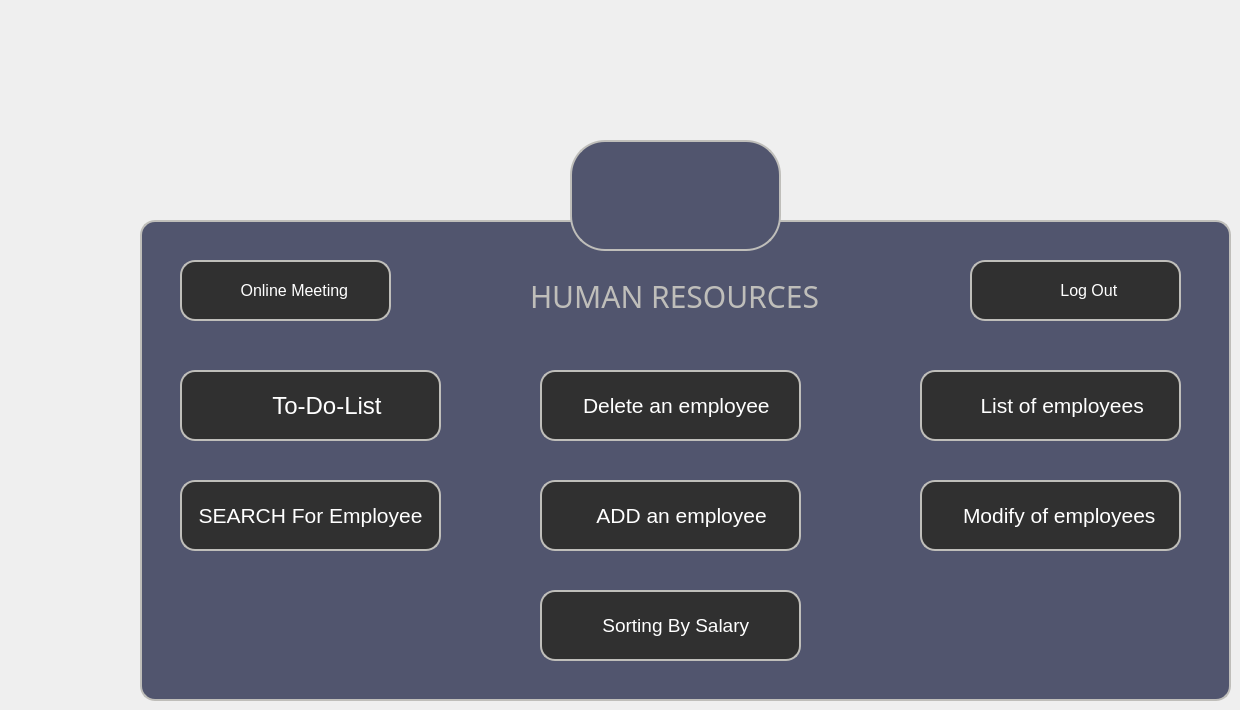
    <widget class="QWidget" name="tab_2">
     <property name="styleSheet">
      <string notr="true">*{
	background:url(C:/thefinalproject/icons/menu.png) ;
}</string>
     </property>
     <attribute name="title">
      <string>Tab 2 mhr</string>
     </attribute>
     <widget class="QFrame" name="Qframe">
      <property name="geometry">
       <rect>
        <x>140</x>
        <y>220</y>
        <width>1091</width>
        <height>481</height>
       </rect>
      </property>
      <property name="styleSheet">
       <string notr="true">QFrame
{
	background:#51556e;
border: 2px solid #bfbeba;
    border-radius:15px;
}</string>
      </property>
      <property name="frameShape">
       <enum>QFrame::StyledPanel</enum>
      </property>
      <property name="frameShadow">
       <enum>QFrame::Raised</enum>
      </property>
      <widget class="QLabel" name="label_7">
       <property name="geometry">
        <rect>
         <x>390</x>
         <y>50</y>
         <width>301</width>
         <height>51</height>
        </rect>
       </property>
       <property name="font">
        <font>
         <family>century gothic</family>
         <pointsize>-1</pointsize>
        </font>
       </property>
       <property name="styleSheet">
        <string notr="true">*{
    font-family:century gothic;border:none;
    font-size:30px;
	color:#bfbeba;
}

</string>
       </property>
       <property name="text">
        <string>HUMAN RESOURCES</string>
       </property>
      </widget>
      <widget class="QPushButton" name="ADD_PUSH">
       <property name="geometry">
        <rect>
         <x>400</x>
         <y>260</y>
         <width>261</width>
         <height>71</height>
        </rect>
       </property>
       <property name="font">
        <font>
         <pointsize>16</pointsize>
        </font>
       </property>
       <property name="styleSheet">
        <string notr="true">*{
color:white;
border: 2px solid #bfbeba;
border-radius: 15px;
background:#303030;
}

*:hover
{
	color:#303030;
	border-radius:15px;
	background:white
}</string>
       </property>
       <property name="text">
        <string>    ADD an employee</string>
       </property>
       <property name="icon">
        <iconset resource="icons.qrc">
         <normaloff>:/new/prefix1/icons/add.png</normaloff>:/new/prefix1/icons/add.png</iconset>
       </property>
       <property name="iconSize">
        <size>
         <width>29</width>
         <height>29</height>
        </size>
       </property>
      </widget>
      <widget class="QPushButton" name="DEL_PUSH">
       <property name="geometry">
        <rect>
         <x>400</x>
         <y>150</y>
         <width>261</width>
         <height>71</height>
        </rect>
       </property>
       <property name="font">
        <font>
         <pointsize>16</pointsize>
        </font>
       </property>
       <property name="styleSheet">
        <string notr="true">*{
color:white;
border-radius: 15px;
border: 2px solid #bfbeba;
background:#303030;
}

*:hover
{
	color:#303030;
	border-radius:15px;
	background:white
}</string>
       </property>
       <property name="text">
        <string>  Delete an employee</string>
       </property>
       <property name="icon">
        <iconset resource="icons.qrc">
         <normaloff>:/new/prefix1/icons/delete.png</normaloff>:/new/prefix1/icons/delete.png</iconset>
       </property>
       <property name="iconSize">
        <size>
         <width>29</width>
         <height>29</height>
        </size>
       </property>
      </widget>
      <widget class="QPushButton" name="LIST_PUSH">
       <property name="geometry">
        <rect>
         <x>780</x>
         <y>150</y>
         <width>261</width>
         <height>71</height>
        </rect>
       </property>
       <property name="font">
        <font>
         <pointsize>16</pointsize>
        </font>
       </property>
       <property name="styleSheet">
        <string notr="true">*{
color:white;
border-radius: 15px;
border: 2px solid #bfbeba;
background:#303030;
}

*:hover
{
	color:#303030;
	border-radius:15px;
	background:white
}</string>
       </property>
       <property name="text">
        <string>    List of employees</string>
       </property>
       <property name="icon">
        <iconset resource="icons.qrc">
         <normaloff>:/new/prefix1/icons/list.png</normaloff>:/new/prefix1/icons/list.png</iconset>
       </property>
       <property name="iconSize">
        <size>
         <width>29</width>
         <height>40</height>
        </size>
       </property>
      </widget>
      <widget class="QPushButton" name="MOD_PUSH">
       <property name="geometry">
        <rect>
         <x>780</x>
         <y>260</y>
         <width>261</width>
         <height>71</height>
        </rect>
       </property>
       <property name="font">
        <font>
         <pointsize>16</pointsize>
        </font>
       </property>
       <property name="styleSheet">
        <string notr="true">*{
color:white;
border-radius: 15px;
border: 2px solid #bfbeba;
background:#303030;
}

*:hover
{
	color:#303030;
	border-radius:15px;
	background:white
}</string>
       </property>
       <property name="text">
        <string>   Modify of employees</string>
       </property>
       <property name="icon">
        <iconset resource="icons.qrc">
         <normaloff>:/new/prefix1/icons/edit.png</normaloff>:/new/prefix1/icons/edit.png</iconset>
       </property>
       <property name="iconSize">
        <size>
         <width>29</width>
         <height>40</height>
        </size>
       </property>
      </widget>
      <widget class="QPushButton" name="SORT_PUSH">
       <property name="geometry">
        <rect>
         <x>400</x>
         <y>370</y>
         <width>261</width>
         <height>71</height>
        </rect>
       </property>
       <property name="font">
        <font>
         <pointsize>14</pointsize>
        </font>
       </property>
       <property name="styleSheet">
        <string notr="true">*{
color:white;
border-radius: 15px;
border: 2px solid #bfbeba;
background:#303030;
}

*:hover
{
	color:#303030;
	border-radius:15px;
	background:white
}</string>
       </property>
       <property name="text">
        <string>  Sorting By Salary</string>
       </property>
       <property name="icon">
        <iconset resource="icons.qrc">
         <normaloff>:/new/prefix1/icons/sort.png</normaloff>:/new/prefix1/icons/sort.png</iconset>
       </property>
       <property name="iconSize">
        <size>
         <width>37</width>
         <height>40</height>
        </size>
       </property>
      </widget>
      <widget class="QPushButton" name="SEARCH_PUSH">
       <property name="geometry">
        <rect>
         <x>40</x>
         <y>260</y>
         <width>261</width>
         <height>71</height>
        </rect>
       </property>
       <property name="font">
        <font>
         <pointsize>16</pointsize>
        </font>
       </property>
       <property name="styleSheet">
        <string notr="true">*{
color:white;
border: 2px solid #bfbeba;
border-radius: 15px;
background:#303030;
}

*:hover
{
	color:#303030;
	border-radius:15px;
	background:white
}</string>
       </property>
       <property name="text">
        <string>SEARCH For Employee</string>
       </property>
       <property name="icon">
        <iconset resource="icons.qrc">
         <normaloff>:/new/prefix1/icons/loupe.png</normaloff>:/new/prefix1/icons/loupe.png</iconset>
       </property>
       <property name="iconSize">
        <size>
         <width>29</width>
         <height>29</height>
        </size>
       </property>
      </widget>
      <widget class="QPushButton" name="TODOLIST">
       <property name="geometry">
        <rect>
         <x>40</x>
         <y>150</y>
         <width>261</width>
         <height>71</height>
        </rect>
       </property>
       <property name="font">
        <font>
         <pointsize>18</pointsize>
        </font>
       </property>
       <property name="styleSheet">
        <string notr="true">*{
color:white;
border-radius: 15px;
border: 2px solid #bfbeba;
background:#303030;
}

*:hover
{
	color:#303030;
	border-radius:15px;
	background:white
}</string>
       </property>
       <property name="text">
        <string>     To-Do-List</string>
       </property>
       <property name="icon">
        <iconset resource="icons.qrc">
         <normaloff>:/new/prefix1/icons/list.png</normaloff>:/new/prefix1/icons/list.png</iconset>
       </property>
       <property name="iconSize">
        <size>
         <width>29</width>
         <height>40</height>
        </size>
       </property>
      </widget>
      <widget class="QPushButton" name="DEL_PUSH_2">
       <property name="geometry">
        <rect>
         <x>830</x>
         <y>40</y>
         <width>211</width>
         <height>61</height>
        </rect>
       </property>
       <property name="font">
        <font>
         <pointsize>12</pointsize>
        </font>
       </property>
       <property name="styleSheet">
        <string notr="true">*{
color:white;
border-radius: 15px;
border: 2px solid #bfbeba;
background:#303030;
}

*:hover
{
	color:#303030;
	border-radius:15px;
	background:white
}</string>
       </property>
       <property name="text">
        <string>      Log Out</string>
       </property>
       <property name="icon">
        <iconset resource="icons.qrc">
         <normaloff>:/new/prefix1/icons/logout.png</normaloff>:/new/prefix1/icons/logout.png</iconset>
       </property>
       <property name="iconSize">
        <size>
         <width>29</width>
         <height>29</height>
        </size>
       </property>
      </widget>
      <widget class="QPushButton" name="DEL_PUSH_3">
       <property name="geometry">
        <rect>
         <x>40</x>
         <y>40</y>
         <width>211</width>
         <height>61</height>
        </rect>
       </property>
       <property name="font">
        <font>
         <pointsize>12</pointsize>
        </font>
       </property>
       <property name="styleSheet">
        <string notr="true">*{
color:white;
border-radius: 15px;
border: 2px solid #bfbeba;
background:#303030;
}

*:hover
{
	color:#303030;
	border-radius:15px;
	background:white
}</string>
       </property>
       <property name="text">
        <string>    Online Meeting</string>
       </property>
       <property name="icon">
        <iconset resource="icons.qrc">
         <normaloff>:/new/prefix1/icons/online-meeting.png</normaloff>:/new/prefix1/icons/online-meeting.png</iconset>
       </property>
       <property name="iconSize">
        <size>
         <width>40</width>
         <height>32</height>
        </size>
       </property>
      </widget>
     </widget>
     <widget class="QPushButton" name="pushButton_17">
      <property name="geometry">
       <rect>
        <x>570</x>
        <y>140</y>
        <width>211</width>
        <height>111</height>
       </rect>
      </property>
      <property name="font">
       <font>
        <pointsize>20</pointsize>
       </font>
      </property>
      <property name="styleSheet">
       <string notr="true">*{
background:#51556e;
border: 2px solid #bfbeba;
border-radius: 35px;

}</string>
      </property>
      <property name="text">
       <string/>
      </property>
      <property name="icon">
       <iconset resource="icons.qrc">
        <normaloff>:/new/prefix1/icons/2636184.png</normaloff>:/new/prefix1/icons/2636184.png</iconset>
      </property>
      <property name="iconSize">
       <size>
        <width>70</width>
        <height>70</height>
       </size>
      </property>
     </widget>
    </widget>
